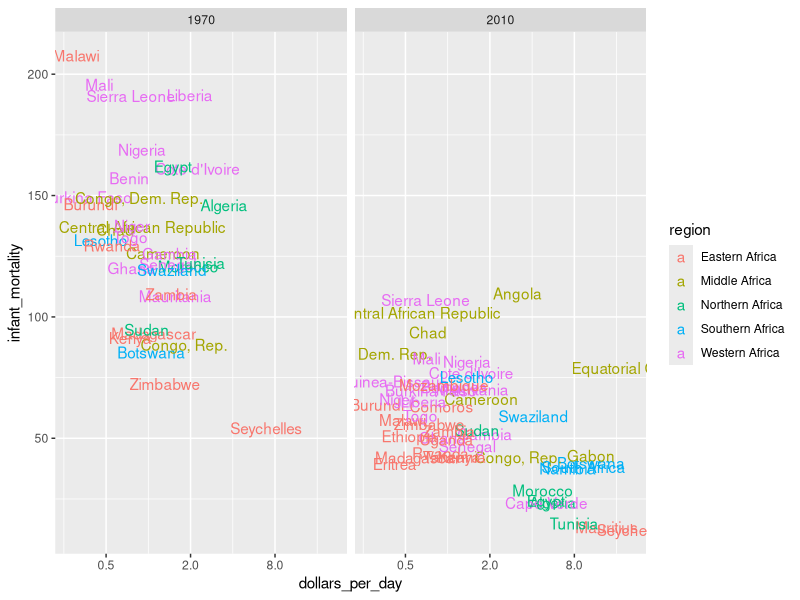

Generate this figure with R:
library(dplyr)
library(ggplot2)
library(dslabs)
data(gapminder)

gapminder2 <- gapminder %>% 
  filter(year %in% c("1970","2010") & continent == "Africa" 
         & !is.na(gdp) & !is.na(infant_mortality) & !is.na(country)) %>%
  mutate(dollars_per_day = gdp/population/365)
  

gapminder2 %>% 
  ggplot(aes(dollars_per_day, infant_mortality, color = region, label = country)) + 
  geom_text(nudge_x = -0.1) + 
  scale_x_continuous(trans = "log2") + 
  facet_grid(.~year)
